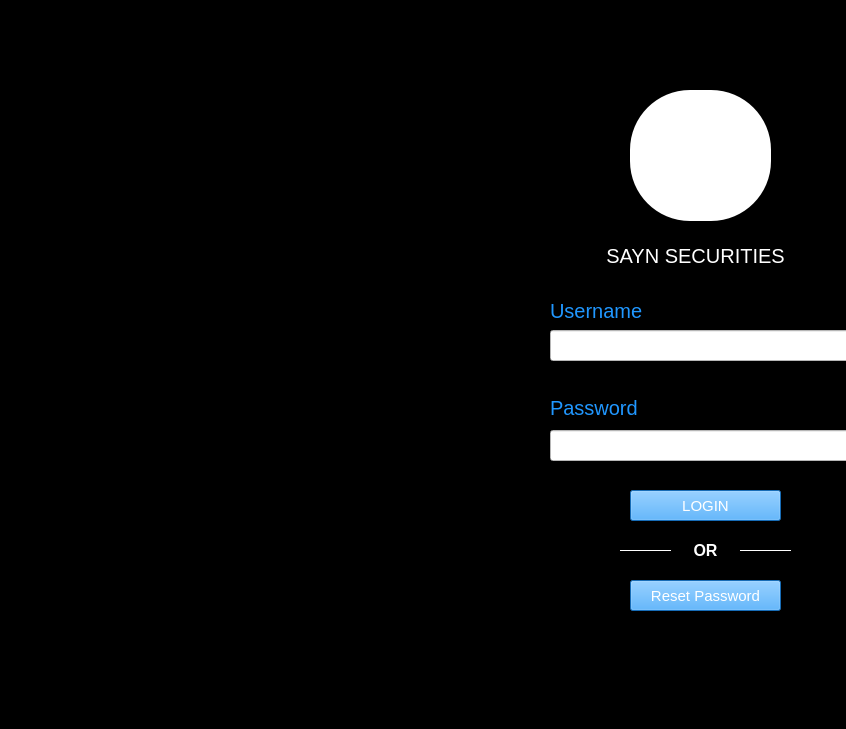
<?xml version="1.0" encoding="UTF-8"?>
<ui version="4.0">
 <class>LOGIN</class>
 <widget class="QMainWindow" name="LOGIN">
  <property name="geometry">
   <rect>
    <x>0</x>
    <y>0</y>
    <width>846</width>
    <height>729</height>
   </rect>
  </property>
  <property name="windowTitle">
   <string>Login</string>
  </property>
  <property name="styleSheet">
   <string notr="true">background-color: rgb(0, 0, 0);</string>
  </property>
  <widget class="QWidget" name="centralwidget">
   <widget class="QLabel" name="sayn">
    <property name="geometry">
     <rect>
      <x>570</x>
      <y>240</y>
      <width>251</width>
      <height>31</height>
     </rect>
    </property>
    <property name="font">
     <font>
      <pointsize>15</pointsize>
     </font>
    </property>
    <property name="autoFillBackground">
     <bool>false</bool>
    </property>
    <property name="styleSheet">
     <string notr="true">color: rgb(255, 255, 255);</string>
    </property>
    <property name="text">
     <string>SAYN SECURITIES</string>
    </property>
    <property name="alignment">
     <set>Qt::AlignCenter</set>
    </property>
   </widget>
   <widget class="QLabel" name="username">
    <property name="geometry">
     <rect>
      <x>550</x>
      <y>300</y>
      <width>111</width>
      <height>21</height>
     </rect>
    </property>
    <property name="font">
     <font>
      <pointsize>15</pointsize>
     </font>
    </property>
    <property name="styleSheet">
     <string notr="true">color: rgb(32, 151, 255);
</string>
    </property>
    <property name="text">
     <string>Username</string>
    </property>
   </widget>
   <widget class="QLabel" name="password">
    <property name="geometry">
     <rect>
      <x>550</x>
      <y>400</y>
      <width>111</width>
      <height>16</height>
     </rect>
    </property>
    <property name="font">
     <font>
      <pointsize>15</pointsize>
     </font>
    </property>
    <property name="styleSheet">
     <string notr="true">color: rgb(32, 151, 255);</string>
    </property>
    <property name="text">
     <string>Password</string>
    </property>
   </widget>
   <widget class="QLineEdit" name="userbox">
    <property name="geometry">
     <rect>
      <x>550</x>
      <y>330</y>
      <width>311</width>
      <height>31</height>
     </rect>
    </property>
    <property name="styleSheet">
     <string notr="true">background-color: rgb(255, 255, 255);</string>
    </property>
   </widget>
   <widget class="QLineEdit" name="passwordbox">
    <property name="geometry">
     <rect>
      <x>550</x>
      <y>430</y>
      <width>311</width>
      <height>31</height>
     </rect>
    </property>
    <property name="styleSheet">
     <string notr="true">background-color: rgb(255, 255, 255);</string>
    </property>
   </widget>
   <widget class="QPushButton" name="loginbutton">
    <property name="geometry">
     <rect>
      <x>630</x>
      <y>490</y>
      <width>151</width>
      <height>31</height>
     </rect>
    </property>
    <property name="font">
     <font>
      <pointsize>11</pointsize>
     </font>
    </property>
    <property name="styleSheet">
     <string notr="true">background-color: rgb(32, 151, 255);
color: rgb(255, 255, 255);</string>
    </property>
    <property name="text">
     <string>LOGIN</string>
    </property>
   </widget>
   <widget class="QPushButton" name="resetbutton">
    <property name="geometry">
     <rect>
      <x>630</x>
      <y>580</y>
      <width>151</width>
      <height>31</height>
     </rect>
    </property>
    <property name="font">
     <font>
      <pointsize>11</pointsize>
     </font>
    </property>
    <property name="styleSheet">
     <string notr="true">background-color: rgb(32, 151, 255);
color: rgb(255, 255, 255);
</string>
    </property>
    <property name="text">
     <string>Reset Password</string>
    </property>
   </widget>
   <widget class="Line" name="line">
    <property name="geometry">
     <rect>
      <x>620</x>
      <y>540</y>
      <width>51</width>
      <height>21</height>
     </rect>
    </property>
    <property name="font">
     <font>
      <weight>75</weight>
      <bold>true</bold>
     </font>
    </property>
    <property name="styleSheet">
     <string notr="true">color: rgb(255, 255, 255);</string>
    </property>
    <property name="frameShadow">
     <enum>QFrame::Plain</enum>
    </property>
    <property name="lineWidth">
     <number>1</number>
    </property>
    <property name="midLineWidth">
     <number>0</number>
    </property>
    <property name="orientation">
     <enum>Qt::Horizontal</enum>
    </property>
   </widget>
   <widget class="Line" name="line_2">
    <property name="geometry">
     <rect>
      <x>740</x>
      <y>540</y>
      <width>51</width>
      <height>21</height>
     </rect>
    </property>
    <property name="font">
     <font>
      <weight>75</weight>
      <bold>true</bold>
     </font>
    </property>
    <property name="styleSheet">
     <string notr="true">color: rgb(255, 255, 255);</string>
    </property>
    <property name="frameShadow">
     <enum>QFrame::Plain</enum>
    </property>
    <property name="lineWidth">
     <number>1</number>
    </property>
    <property name="midLineWidth">
     <number>0</number>
    </property>
    <property name="orientation">
     <enum>Qt::Horizontal</enum>
    </property>
   </widget>
   <widget class="QLabel" name="ORtext">
    <property name="geometry">
     <rect>
      <x>680</x>
      <y>530</y>
      <width>51</width>
      <height>41</height>
     </rect>
    </property>
    <property name="font">
     <font>
      <pointsize>12</pointsize>
      <weight>75</weight>
      <bold>true</bold>
     </font>
    </property>
    <property name="styleSheet">
     <string notr="true">color: rgb(255, 255, 255);</string>
    </property>
    <property name="text">
     <string>OR</string>
    </property>
    <property name="alignment">
     <set>Qt::AlignCenter</set>
    </property>
   </widget>
   <widget class="QPushButton" name="image">
    <property name="geometry">
     <rect>
      <x>630</x>
      <y>90</y>
      <width>141</width>
      <height>131</height>
     </rect>
    </property>
    <property name="styleSheet">
     <string notr="true">border-radius: 60px;
background-color: rgb(255, 255, 255);
image: url(:/is/3.png);</string>
    </property>
    <property name="text">
     <string/>
    </property>
   </widget>
  </widget>
  <widget class="QStatusBar" name="statusbar"/>
 </widget>
 <resources>
  <include location="sayn2.qrc.png"/>
 </resources>
 <connections/>
</ui>
